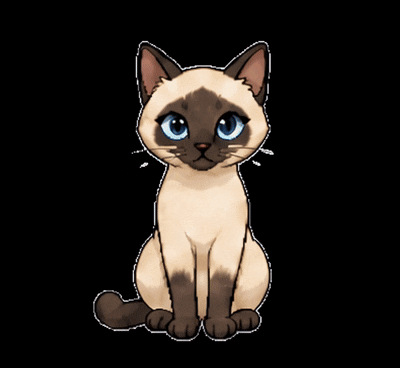
#> input picture Documentation/Cats/Siamese/siamese_play_full.gif, 400 x 368 px
$ python extract_play_frames.py ../Documentation/Cats/Siamese/siamese_play_full.gif out
#> lines starting #> are read from the running program, lines starting #| are printed output that depends on the picture; after the words box and inside, x2 and y2 are one past the last pixel; in counts of white or black regions, pixels touching at a corner belong together
"""
extract_play_frames.py — режет анимационный GIF кота (игра/кормление и т.п.)
на именованные PNG-кадры с альфой, без "гуляния" тела между кадрами.

Использование:
    py scripts/extract_play_frames.py <путь к GIF> <папка вывода>
    py scripts/extract_play_frames.py <путь к GIF> <папка вывода> --segment play_idle:0:30 --segment play_toy:30:80

Без --segment режет по границам из SEGMENTS ниже — они под конкретный уже
подготовленный GIF сиамского кота (151 кадр, 4 сегмента под конкретные
игровые триггеры, см. комментарий у SEGMENTS в конце файла). Для ДРУГОГО
кота/GIF передай свои сегменты явно через --segment (можно сколько угодно
раз) — имя:start:end, полуинтервал, как срез Python (end не включён).

Кадры сохраняются как <имя_сегмента>_<номер_в_сегменте>.png, начиная с 0 —
формат имён, который читает game.js/config.json персонажа (см.
catroom/Cats/<Имя>/config.json, поле sprites.play* — frames+count).

---------------------------------------------------------------------------
Что этот скрипт делает НЕ так, как первая версия (и почему это было видно
на сиамском коте) — держать в голове при повторном запуске на новом GIF:

1. АЛЬФА ПО СВЯЗНОСТИ С РАМКОЙ КАДРА, НЕ ПО ОДНОМУ ПОРОГУ ЯРКОСТИ.

   Раньше: пиксель считался фоном, если он темнее порога (max(R,G,B) < 15) —
   и точка. У сиамского кота "пойнты" (морда, уши, лапы, хвост) — САМИ ПО
   СЕБЕ тёмно-коричневые до почти чёрных, ничем не светлее фона по этой
   метрике. Их вырезало точно так же, как настоящий фон — получались
   прозрачные дыры прямо в шерсти и на морде.

   Теперь: тёмные пиксели сперва помечаются только КАНДИДАТАМИ в фон, а
   реальным фоном считаются лишь те из них, что связаны заливкой
   (scipy.ndimage.label) С РАМКОЙ КАДРА. Тёмное пятно на хвосте, со всех
   сторон окружённое более светлой шерстью, к рамке не подключено — значит
   это не фон, остаётся непрозрачным. Работает, только если тёмная область
   кота НИГДЕ не касается вплотную самого края кадра — при исходном
   разрешении с полями вокруг персонажа так и есть; если после кропа
   какой-то кадр внезапно снова дырявый по контуру — первым делом проверить
   именно это (см. --pad, можно увеличить отступ).

2. ОДНА ОБЩАЯ РАМКА КРОПА НА ВЕСЬ GIF, НЕ СВОЯ У КАЖДОГО КАДРА.

   Раньше: каждый кадр обрезался по границе СВОИХ СОБСТВЕННЫХ непрозрачных
   пикселей. Кадр, где кот вытянул хвост шире обычного, становился шире
   остальных — а Phaser, центрируя спрайт по ширине ЕГО ТЕКУЩЕЙ картинки
   (setOrigin(0.5,1) в game.js), каждый раз сдвигал видимый "центр" туда-
   сюда — тело кота шаталось на месте, хотя в кадрах само не двигалось.

   Теперь: сперва считается альфа ВСЕХ кадров ВСЕГО GIF (не по сегментам —
   так тело не дёргается и НА СТЫКЕ между сегментами тоже, если в игре они
   идут подряд, как playToy1→playToy2), берётся ОБЪЕДИНЕНИЕ их непрозрачных
   границ (самый широкий/высокий охват на всю анимацию), и КАЖДЫЙ кадр
   обрезается по этой ОДНОЙ общей рамке. У всех кадров теперь одинаковый
   размер, один и тот же пиксель координаты всегда означает одно и то же
   место на кадре — тело не гуляет.
---------------------------------------------------------------------------
"""

import argparse
import os

import numpy as np
from PIL import Image
from scipy import ndimage

DARK_THRESH = 15  # яркость (max(R,G,B)) — ниже неё пиксель считается КАНДИДАТОМ в фон


def parse_segment(s):
    name, start, end = s.split(":")
    return (name, int(start), int(end))


def load_gif_frames(path):
    im = Image.open(path)
    frames = []
    for i in range(im.n_frames):
        im.seek(i)
        frames.append(np.array(im.convert("RGB")))
    return frames


def alpha_mask(rgb):
    """Альфа по связности тёмных пикселей с рамкой кадра — см. пункт 1 в докстринге модуля."""
    dark = rgb.max(axis=2) < DARK_THRESH
    labels, _ = ndimage.label(dark, structure=np.ones((3, 3), dtype=bool))
    border_labels = set(labels[0, :]) | set(labels[-1, :]) | set(labels[:, 0]) | set(labels[:, -1])
    border_labels.discard(0)
    bg = np.isin(labels, list(border_labels))
    return np.where(bg, 0, 255).astype(np.uint8)


def union_bbox(masks, w, h, pad):
    """Общая рамка непрозрачных пикселей по ВСЕМ маскам сразу — см. пункт 2."""
    x0 = y0 = x1 = y1 = None
    for m in masks:
        ys, xs = np.where(m > 0)
        if len(xs) == 0:
            continue
        fx0, fx1, fy0, fy1 = xs.min(), xs.max(), ys.min(), ys.max()
        x0 = fx0 if x0 is None else min(x0, fx0)
        x1 = fx1 if x1 is None else max(x1, fx1)
        y0 = fy0 if y0 is None else min(y0, fy0)
        y1 = fy1 if y1 is None else max(y1, fy1)
    if x0 is None:
        raise ValueError("во всех кадрах пусто после отсева фона — проверь DARK_THRESH")
    return (max(0, x0 - pad), max(0, y0 - pad), min(w - 1, x1 + pad), min(h - 1, y1 + pad))


def main():
    ap = argparse.ArgumentParser(
        description=__doc__, formatter_class=argparse.RawDescriptionHelpFormatter
    )
    ap.add_argument("gif_path")
    ap.add_argument("out_dir")
    ap.add_argument(
        "--segment", action="append", type=parse_segment, dest="segments",
        help="имя:start:end (полуинтервал, как срез Python) — можно указывать несколько раз",
    )
    ap.add_argument("--pad", type=int, default=4, help="запас в пикселях вокруг общей рамки (по умолчанию 4)")
    args = ap.parse_args()
    segments = args.segments or SEGMENTS

    os.makedirs(args.out_dir, exist_ok=True)
    frames = load_gif_frames(args.gif_path)
#> in load_gif_frames, im is the input picture: PIL image 400x368 P; mean R, G, B, A 36.2, 31.3, 27.2, 255
#> after the loop in load_gif_frames, `for i in range(im.n_frames):`:
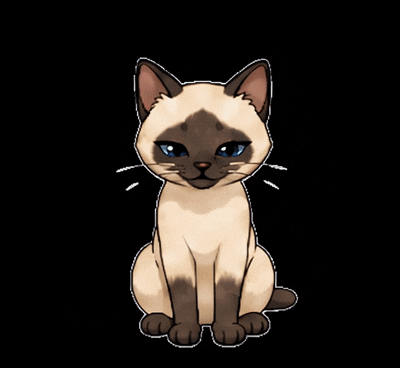
#> im: PIL image 400x368 RGBA; mean R, G, B, A 36.7, 31.5, 27.1, 255
#> after the loop in load_gif_frames, `for i in range(im.n_frames):`: frames = 151 items
#> frames = 151 items
    print("total frames:", len(frames))
#| total frames: 151

    masks = [alpha_mask(f) for f in frames]
#> in alpha_mask, `labels, _ = ndimage.label(dark, structure=np.ones((3, 3), dtype=bool))`: labels: shape (368, 400) int32; 138 distinct labels, from 0 to 137
#> in alpha_mask, `labels, _ = ndimage.label(dark, structure=np.ones((3, 3), dtype=bool))`:
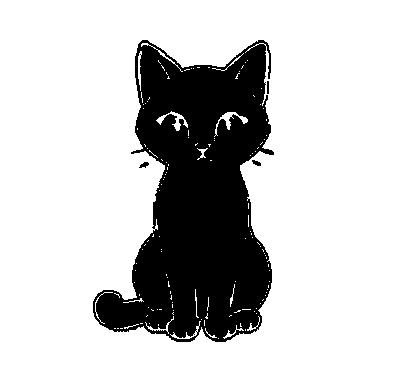
#> dark: shape (368, 400) bool; 77.3% white; 4 black regions, box (x1, y1, x2, y2) and area: (93, 40, 274, 342) 33333, (139, 162, 149, 168) 36, (252, 160, 261, 166) 34, (267, 81, 269, 94) 26
#> in alpha_mask, `border_labels = set(labels[0, :]) | set(labels[-1, :]) | set(labels[:,..`: border_labels = 1 item
#> in alpha_mask (call 2), `dark = rgb.max(axis=2) < DARK_THRESH`: dark: shape (368, 400) bool; 77.2% white; 4 black regions, box (x1, y1, x2, y2) and area: (86, 40, 274, 342) 33431, (252, 160, 261, 166) 34, (140, 162, 149, 168) 33, (267, 81, 269, 94) 26
#> in alpha_mask (call 2), `labels, _ = ndimage.label(dark, structure=np.ones((3, 3), dtype=bool))`: labels: shape (368, 400) int32; 142 distinct labels, from 0 to 141
#> in alpha_mask (call 3), `dark = rgb.max(axis=2) < DARK_THRESH`: dark: shape (368, 400) bool; 77.2% white; 4 black regions, box (x1, y1, x2, y2) and area: (83, 40, 274, 342) 33486, (252, 160, 261, 167) 37, (140, 162, 149, 168) 37, (267, 81, 269, 94) 26
#> in alpha_mask (call 3), `labels, _ = ndimage.label(dark, structure=np.ones((3, 3), dtype=bool))`: labels: shape (368, 400) int32; 144 distinct labels, from 0 to 143
#> in alpha_mask (call 4), `dark = rgb.max(axis=2) < DARK_THRESH`: dark: shape (368, 400) bool; 77% white; 3 black regions, box (x1, y1, x2, y2) and area: (75, 40, 274, 342) 33710, (140, 162, 150, 168) 38, (252, 160, 261, 167) 36
#> in alpha_mask (call 4), `labels, _ = ndimage.label(dark, structure=np.ones((3, 3), dtype=bool))`: labels: shape (368, 400) int32; 150 distinct labels, from 0 to 149
#> in alpha_mask (call 4), `bg = np.isin(labels, list(border_labels))`: bg: shape (368, 400) bool; 76.1% white; 3 black regions, box (x1, y1, x2, y2) and area: (75, 40, 274, 342) 35081, (140, 162, 150, 168) 38, (252, 160, 261, 167) 36
#> in alpha_mask (call 5), `dark = rgb.max(axis=2) < DARK_THRESH`: dark: shape (368, 400) bool; 76.9% white; 4 black regions (1 under 20 px), largest, box (x1, y1, x2, y2) and area: (68, 40, 274, 342) 33981, (253, 161, 261, 167) 32, (141, 162, 149, 167) 27
#> in alpha_mask (call 5), `labels, _ = ndimage.label(dark, structure=np.ones((3, 3), dtype=bool))`: labels: shape (368, 400) int32; 143 distinct labels, from 0 to 142
#> in alpha_mask (call 5), `bg = np.isin(labels, list(border_labels))`: bg: shape (368, 400) bool; 76% white; 4 black regions (1 under 20 px), largest, box (x1, y1, x2, y2) and area: (68, 40, 274, 342) 35318, (253, 161, 261, 167) 32, (141, 162, 149, 167) 27
#> in alpha_mask (call 6), `dark = rgb.max(axis=2) < DARK_THRESH`: dark: shape (368, 400) bool; 76.8% white; 6 black regions (2 under 20 px), largest, box (x1, y1, x2, y2) and area: (66, 40, 274, 342) 34138, (253, 162, 261, 167) 31, (141, 163, 149, 167) 26, (267, 86, 269, 96) 20
#> in alpha_mask (call 6), `labels, _ = ndimage.label(dark, structure=np.ones((3, 3), dtype=bool))`: labels: shape (368, 400) int32; 138 distinct labels, from 0 to 137
#> in alpha_mask (call 7), `dark = rgb.max(axis=2) < DARK_THRESH`: dark: shape (368, 400) bool; 76.8% white; 4 black regions (1 under 20 px), largest, box (x1, y1, x2, y2) and area: (64, 39, 278, 342) 34150, (255, 162, 264, 168) 33, (140, 163, 148, 168) 30
#> in alpha_mask (call 7), `labels, _ = ndimage.label(dark, structure=np.ones((3, 3), dtype=bool))`: labels: shape (368, 400) int32; 139 distinct labels, from 0 to 138
#> in alpha_mask (call 7), `bg = np.isin(labels, list(border_labels))`: bg: shape (368, 400) bool; 75.9% white; 4 black regions (1 under 20 px), largest, box (x1, y1, x2, y2) and area: (64, 39, 278, 342) 35389, (255, 162, 264, 168) 33, (140, 163, 148, 168) 30
#> in alpha_mask (call 8), `dark = rgb.max(axis=2) < DARK_THRESH`: dark: shape (368, 400) bool; 76.8% white; 3 black regions, box (x1, y1, x2, y2) and area: (65, 38, 280, 342) 34064, (252, 161, 267, 169) 50, (137, 164, 147, 170) 33
#> in alpha_mask (call 8), `labels, _ = ndimage.label(dark, structure=np.ones((3, 3), dtype=bool))`: labels: shape (368, 400) int32; 149 distinct labels, from 0 to 148
#> in alpha_mask (call 8), `bg = np.isin(labels, list(border_labels))`: bg: shape (368, 400) bool; 75.9% white; 3 black regions, box (x1, y1, x2, y2) and area: (65, 38, 280, 342) 35347, (252, 161, 267, 169) 50, (137, 164, 147, 170) 33
#> in alpha_mask (call 9), `dark = rgb.max(axis=2) < DARK_THRESH`: dark: shape (368, 400) bool; 76.9% white; 4 black regions, box (x1, y1, x2, y2) and area: (71, 37, 283, 342) 33889, (255, 162, 272, 172) 59, (134, 165, 145, 172) 41, (180, 116, 187, 122) 27
#> in alpha_mask (call 9), `labels, _ = ndimage.label(dark, structure=np.ones((3, 3), dtype=bool))`:
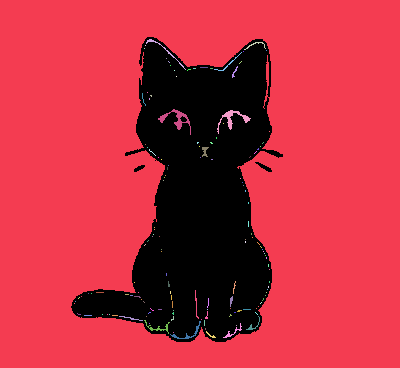
#> labels: shape (368, 400) int32; 143 distinct labels, from 0 to 142; one colour per label, 0 black
#> in alpha_mask (call 9), `bg = np.isin(labels, list(border_labels))`: bg: shape (368, 400) bool; 76% white; 3 black regions, box (x1, y1, x2, y2) and area: (71, 37, 283, 342) 35186, (255, 162, 272, 172) 59, (134, 165, 145, 172) 41
#> in alpha_mask (call 10), `dark = rgb.max(axis=2) < DARK_THRESH`: dark: shape (368, 400) bool; 77.2% white; 6 black regions (2 under 20 px), largest, box (x1, y1, x2, y2) and area: (86, 37, 287, 342) 33380, (255, 161, 277, 175) 78, (131, 165, 144, 175) 56, (181, 116, 187, 121) 26
#> in alpha_mask (call 10), `labels, _ = ndimage.label(dark, structure=np.ones((3, 3), dtype=bool))`:
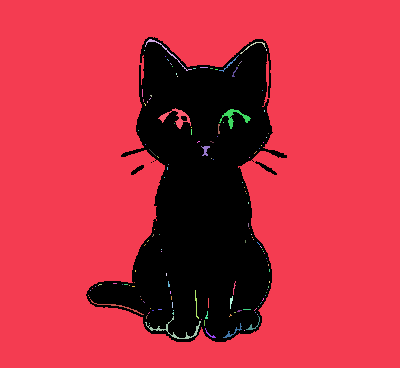
#> labels: shape (368, 400) int32; 139 distinct labels, from 0 to 138; one colour per label, 0 black
#> in alpha_mask (call 10), `bg = np.isin(labels, list(border_labels))`: bg: shape (368, 400) bool; 76.3% white; 5 black regions (2 under 20 px), largest, box (x1, y1, x2, y2) and area: (86, 37, 287, 342) 34715, (255, 161, 277, 175) 78, (131, 165, 144, 175) 56
#> in alpha_mask (call 11), `dark = rgb.max(axis=2) < DARK_THRESH`: dark: shape (368, 400) bool; 77.5% white; 6 black regions (2 under 20 px), largest, box (x1, y1, x2, y2) and area: (99, 37, 287, 342) 32972, (256, 161, 279, 177) 86, (129, 165, 144, 176) 62, (181, 115, 188, 121) 28
#> in alpha_mask (call 11), `labels, _ = ndimage.label(dark, structure=np.ones((3, 3), dtype=bool))`: labels: shape (368, 400) int32; 124 distinct labels, from 0 to 123
#> in alpha_mask (call 11), `bg = np.isin(labels, list(border_labels))`:
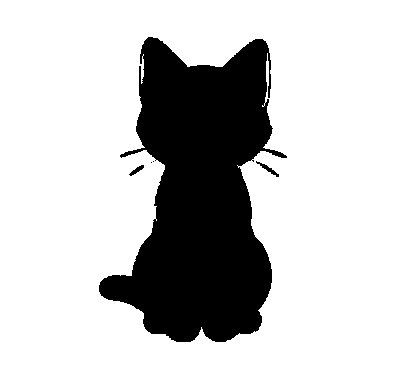
#> bg: shape (368, 400) bool; 76.6% white; 5 black regions (2 under 20 px), largest, box (x1, y1, x2, y2) and area: (99, 37, 287, 342) 34294, (256, 161, 279, 177) 86, (129, 165, 144, 176) 62
#> in alpha_mask (call 12), `dark = rgb.max(axis=2) < DARK_THRESH`:
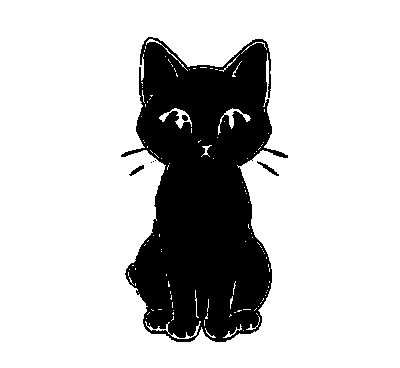
#> dark: shape (368, 400) bool; 78.1% white; 7 black regions (3 under 20 px), largest, box (x1, y1, x2, y2) and area: (121, 37, 288, 342) 32115, (257, 161, 279, 176) 79, (129, 165, 144, 176) 60, (182, 115, 188, 121) 29
#> in alpha_mask (call 12), `labels, _ = ndimage.label(dark, structure=np.ones((3, 3), dtype=bool))`:
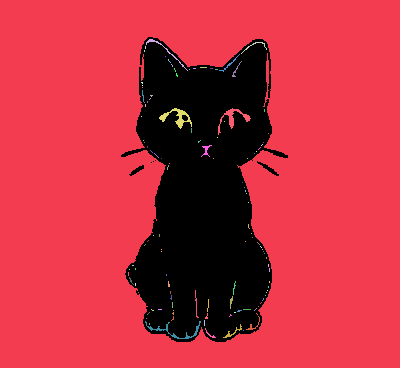
#> labels: shape (368, 400) int32; 119 distinct labels, from 0 to 118; one colour per label, 0 black
#> masks = 151 items
    h, w = frames[0].shape[:2]
#> h = 368; w = 400
    x0, y0, x1, y1 = union_bbox(masks, w, h, args.pad)
#> the loop in union_bbox, `for m in masks:` made 151 passes
#> (fx0, fx1, fy0, fy1, x0, x1, y0, y1) on passes 1 to 3: (93, 273, 40, 341, 93, 273, 40, 341), (86, 273, 40, 341, 86, 273, 40, 341), (83, 273, 40, 341, 83, 273, 40, 341)
#> x0 = 46; y0 = 0; x1 = 348; y1 = 358
    print("общая рамка кропа:", (x0, y0, x1, y1), "размер кадра:", (x1 - x0 + 1, y1 - y0 + 1))
#| общая рамка кропа: (46, 0, 348, 358) размер кадра: (303, 359)

    for name, start, end in segments:
        for k, idx in enumerate(range(start, end)):
            rgba = np.dstack([frames[idx], masks[idx]])
            crop = rgba[y0 : y1 + 1, x0 : x1 + 1]
            Image.fromarray(crop, mode="RGBA").save(os.path.join(args.out_dir, f"{name}_{k}.png"))
        print(name, "frames:", end - start, f"(gif index {start}..{end - 1})")


# 151 кадр исходного siamese_play_full.gif разложены по 4 сегментам под
# конкретные игровые триггеры (заказчик задавал диапазоны по номерам кадров,
# 1-индексация, границы включительно) — см. Cats/Siamese/config.json,
# sprites.playIdle/playToy1/playToy2/playFed и game.js (playHand/feedHand):
#   1..38   (0..37)   — play_idle  — редкое случайное событие после долгого "sit"
#   39..91  (38..90)  — play_toy1  — первое взаимодействие с игрушкой
#   92..128 (91..127) — play_toy2  — второе взаимодействие в течение 5с после первого
#   129..151(128..150)— play_fed   — покормили "с руки" (перетащили еду на кота)
SEGMENTS = [
    ("play_idle", 0, 38),
    ("play_toy1", 38, 91),
    ("play_toy2", 91, 128),
    ("play_fed", 128, 151),
]

if __name__ == "__main__":
    main()
